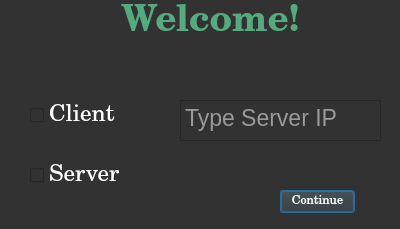
<?xml version="1.0" encoding="UTF-8"?>
<ui version="4.0">
 <class>settingsDialog</class>
 <widget class="QDialog" name="settingsDialog">
  <property name="geometry">
   <rect>
    <x>0</x>
    <y>0</y>
    <width>400</width>
    <height>229</height>
   </rect>
  </property>
  <property name="windowTitle">
   <string>Dialog</string>
  </property>
  <property name="styleSheet">
   <string notr="true">background-color: rgb(50, 50, 50);</string>
  </property>
  <widget class="QCheckBox" name="serverCheck">
   <property name="geometry">
    <rect>
     <x>30</x>
     <y>160</y>
     <width>151</width>
     <height>31</height>
    </rect>
   </property>
   <property name="font">
    <font>
     <family>Century Schoolbook</family>
     <pointsize>17</pointsize>
    </font>
   </property>
   <property name="styleSheet">
    <string notr="true">color: rgb(255, 255, 255);</string>
   </property>
   <property name="text">
    <string>Server</string>
   </property>
   <property name="iconSize">
    <size>
     <width>30</width>
     <height>30</height>
    </size>
   </property>
   <property name="checked">
    <bool>false</bool>
   </property>
   <property name="autoExclusive">
    <bool>true</bool>
   </property>
   <property name="tristate">
    <bool>false</bool>
   </property>
  </widget>
  <widget class="QCheckBox" name="clientCheck">
   <property name="geometry">
    <rect>
     <x>30</x>
     <y>100</y>
     <width>151</width>
     <height>31</height>
    </rect>
   </property>
   <property name="font">
    <font>
     <family>Century Schoolbook</family>
     <pointsize>17</pointsize>
    </font>
   </property>
   <property name="styleSheet">
    <string notr="true">color: rgb(255, 255, 255);</string>
   </property>
   <property name="text">
    <string>Client</string>
   </property>
   <property name="iconSize">
    <size>
     <width>30</width>
     <height>30</height>
    </size>
   </property>
   <property name="checked">
    <bool>false</bool>
   </property>
   <property name="autoExclusive">
    <bool>true</bool>
   </property>
   <property name="tristate">
    <bool>false</bool>
   </property>
  </widget>
  <widget class="QLabel" name="title">
   <property name="geometry">
    <rect>
     <x>70</x>
     <y>0</y>
     <width>281</width>
     <height>51</height>
    </rect>
   </property>
   <property name="font">
    <font>
     <family>Century Schoolbook</family>
     <pointsize>12</pointsize>
    </font>
   </property>
   <property name="text">
    <string>&lt;html&gt;&lt;head/&gt;&lt;body&gt;&lt;p align=&quot;center&quot;&gt;&lt;span style=&quot; font-size:28pt; font-weight:600; color:#55aa7f;&quot;&gt;Welcome!&lt;/span&gt;&lt;/p&gt;&lt;/body&gt;&lt;/html&gt;</string>
   </property>
  </widget>
  <widget class="QPushButton" name="continueButton">
   <property name="geometry">
    <rect>
     <x>280</x>
     <y>190</y>
     <width>75</width>
     <height>23</height>
    </rect>
   </property>
   <property name="font">
    <font>
     <family>Century Schoolbook</family>
    </font>
   </property>
   <property name="styleSheet">
    <string notr="true">color: rgb(255, 255, 255);</string>
   </property>
   <property name="text">
    <string>Continue</string>
   </property>
  </widget>
  <widget class="QTextEdit" name="clientText">
   <property name="geometry">
    <rect>
     <x>180</x>
     <y>100</y>
     <width>201</width>
     <height>41</height>
    </rect>
   </property>
   <property name="font">
    <font>
     <pointsize>17</pointsize>
    </font>
   </property>
   <property name="styleSheet">
    <string notr="true">color: rgb(255, 255, 255);</string>
   </property>
   <property name="placeholderText">
    <string>Type Server IP</string>
   </property>
  </widget>
 </widget>
 <resources/>
 <connections/>
</ui>
